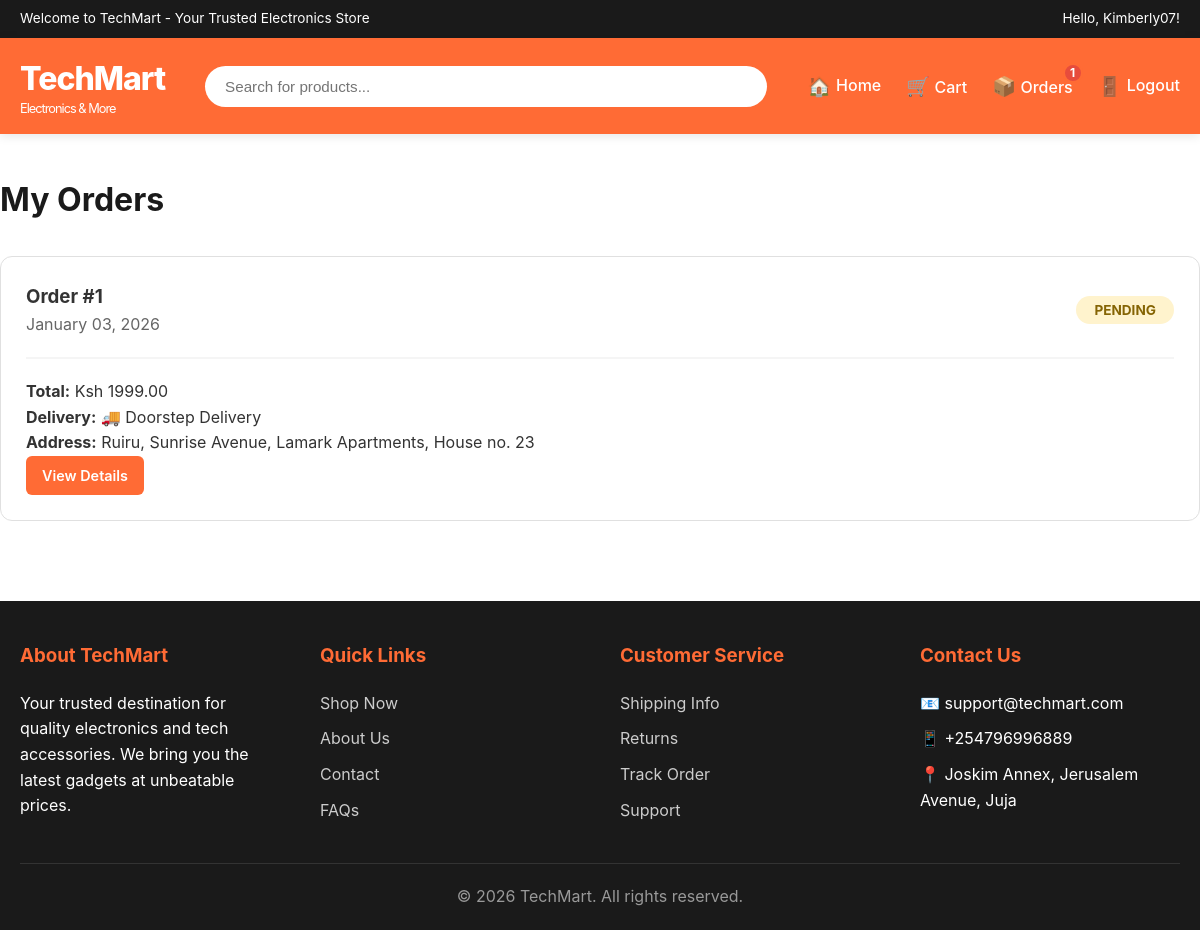
Screenshot of /orders/ (signed in) with the database file from the repository.
### store/models.py (models this page shows, shortened)
class Order(models.Model):
    STATUS_CHOICES = [
        ('pending', 'Pending'),
        ('processing', 'Processing'),
        ('ready_for_pickup', 'Ready for Pickup'),
        ('shipped', 'Shipped'),
        ('delivered', 'Delivered'),
        ('cancelled', 'Cancelled'),
    ]
    DELIVERY_METHOD_CHOICES = [
        ('doorstep', 'Doorstep Delivery'),
        ('store_pickup', 'Store Pickup'),
    ]
    user = models.ForeignKey(User, on_delete=models.CASCADE, related_name='orders')
    customer_name = models.CharField(max_length=200, default='')
    customer_phone = models.CharField(max_length=20, default='')
    total_amount = models.DecimalField(max_digits=10, decimal_places=2)
    status = models.CharField(max_length=20, choices=STATUS_CHOICES, default='pending')
    delivery_method = models.CharField(max_length=20, choices=DELIVERY_METHOD_CHOICES, default='doorstep')
    shipping_address = models.TextField()
    created_at = models.DateTimeField(auto_now_add=True)
    updated_at = models.DateTimeField(auto_now=True)
    class Meta:
        ordering = ['-created_at']

### store/views.py (the view)
# urls.py: path('orders/', views.orders, name='orders'),
@login_required
def orders(request):
    user_orders = Order.objects.filter(user=request.user)
    return render(request, 'store/orders.html', {'orders': user_orders})

### store/context_processors.py (called while the page is built)
def cart_and_orders_context(request):
    context = {
        'cart_count': 0,
        'ongoing_orders_count': 0,
    }
    if request.user.is_authenticated:
        try:
            cart = Cart.objects.get(user=request.user)
            context['cart_count'] = sum(item.quantity for item in cart.items.all())
        except Cart.DoesNotExist:
            context['cart_count'] = 0
        ongoing_orders = Order.objects.filter(
            user=request.user,
            status__in=['pending', 'processing', 'ready_for_pickup', 'shipped']
        ).count()
        context['ongoing_orders_count'] = ongoing_orders
    return context

### templates/store/orders.html (shortened to what this page needs)
{% extends 'base.html' %}
{% block content %}
<h1 class="page-title">My Orders</h1>
{% if orders %}
    {% for order in orders %}
        <div class="order-card">
            <div class="order-header">
                <div>
                    <h3>Order #{{ order.id }}</h3>
                    <p style="color: #666;">{{ order.created_at|date:"F d, Y" }}</p>
                </div>
                <div>
                    <span class="status-badge status-{{ order.status }}">{{ order.get_status_display }}</span>
                </div>
            </div>
            <div>
                <p><strong>Total:</strong> Ksh {{ order.total_amount }}</p>
                <p><strong>Delivery:</strong>
                    {% if order.delivery_method == 'doorstep' %}
                        🚚 Doorstep Delivery
                    {% else %}
                        🏪 Store Pickup
                    {% endif %}
                </p>
                {% if order.delivery_method == 'doorstep' %}
                    <p><strong>Address:</strong> {{ order.shipping_address|truncatewords:10 }}</p>
                {% endif %}
                <a href="{% url 'order_detail' order.id %}" class="btn btn-small">View Details</a>
            </div>
        </div>
    {% endfor %}
{% else %}
    <div class="empty-state">
        <h2>No orders yet</h2>
        <p>Start shopping and place your first order!</p>
        <a href="{% url 'home' %}" class="btn btn-primary">Browse Products</a>
    </div>
{% endif %}
{% endblock %}

### templates/base.html (shortened to what this page needs)
<!DOCTYPE html>
<html lang="en">
<head>
    <link rel="stylesheet" href="/static/css/style.css">
</head>
<body>
    <div class="top-bar">
        <div class="container">
            <div>Welcome to TechMart - Your Trusted Electronics Store</div>
            <div>
                {% if user.is_authenticated %}
                    <span>Hello, {{ user.username }}!</span>
                {% else %}
                    <a href="{% url 'login' %}">Sign In</a> | <a href="{% url 'register' %}">Register</a>
                {% endif %}
            </div>
        </div>
    </div>
    <nav class="navbar">
        <div class="container">
            <a href="{% url 'home' %}" class="logo">
                TechMart
                <span class="logo-sub">Electronics & More</span>
            </a>
            <div class="search-bar">
                <input type="text" placeholder="Search for products..." id="searchInput">
            </div>
            <ul class="nav-links">
                <li><a href="{% url 'home' %}"><span class="nav-icon">🏠</span> Home</a></li>
                {% if user.is_authenticated %}
                    <li>
                        <a href="{% url 'cart' %}" style="position: relative; display: inline-block;">
                            <span class="nav-icon">🛒</span> Cart
                        </a>
                    </li>
                    <li>
                        <a href="{% url 'orders' %}" style="position: relative; display: inline-block;">
                            <span class="nav-icon">📦</span> Orders
                            {% if ongoing_orders_count > 0 %}
                                <span class="badge">{{ ongoing_orders_count }}</span>
                            {% endif %}
                        </a>
                    </li>
                    <li><a href="{% url 'logout' %}"><span class="nav-icon">🚪</span> Logout</a></li>
                {% else %}
                    <li><a href="{% url 'login' %}"><span class="nav-icon">👤</span> Login</a></li>
                {% endif %}
            </ul>
        </div>
    </nav>
    <main>
        {% block content %}
        {% endblock %}
    </main>
    <footer>
        <div class="container">
            <div class="footer-content">
                <div class="footer-section">
                    <h3>About TechMart</h3>
                    <p>Your trusted destination for quality electronics and tech accessories. We bring you the latest gadgets at unbeatable prices.</p>
                </div>
                <div class="footer-section">
                    <h3>Quick Links</h3>
                    <ul>
                        <li><a href="{% url 'home' %}">Shop Now</a></li>
                        <li><a href="{% url 'about' %}">About Us</a></li>
                        <li><a href="{% url 'contact' %}">Contact</a></li>
                        <li><a href="{% url 'faqs' %}">FAQs</a></li>
                    </ul>
                </div>
                <div class="footer-section">
                    <h3>Customer Service</h3>
                    <ul>
                        <li><a href="{% url 'faqs' %}">Shipping Info</a></li>
                        <li><a href="{% url 'faqs' %}">Returns</a></li>
                        <li><a href="{% url 'orders' %}">Track Order</a></li>
                        <li><a href="{% url 'contact' %}">Support</a></li>
                    </ul>
                </div>
                <div class="footer-section">
                    <h3>Contact Us</h3>
                    <ul>
                        <li>📧 support@techmart.com</li>
                        <li>📱 +254796996889</li>
                        <li>📍 Joskim Annex, Jerusalem Avenue, Juja</li>
                    </ul>
                </div>
            </div>
            <div class="footer-bottom">
                <p>&copy; 2026 TechMart. All rights reserved.</p>
            </div>
        </div>
    </footer>
</body>
</html>

### static/css/style.css (style rules this page uses)
* { margin: 0; padding: 0; box-sizing: border-box; }
:root { --primary-color: #FF6B35; --secondary-color: #F7931E; --dark-color: #1a1a1a; --light-gray: #f5f5f5; --border-color: #e0e0e0; --success-color: #27ae60; --danger-color: #e74c3c; --text-color: #333; }
body { font-family: -apple-system, BlinkMacSystemFont, 'Segoe UI', Roboto, 'Helvetica Neue', Arial, sans-serif; line-height: 1.6; color: var(--text-color); background-color: #fff; }
.container { max-width: 1400px; margin: 0 auto; padding: 0 20px; }
.top-bar { background-color: var(--dark-color); color: white; font-size: 0.85rem; padding: 8px 0; }
.top-bar .container { display: flex; justify-content: space-between; align-items: center; }
.navbar { background-color: var(--primary-color); color: white; padding: 15px 0; box-shadow: 0 2px 10px rgba(0,0,0,0.1); position: sticky; top: 0; z-index: 1000; }
.navbar .container { display: flex; justify-content: space-between; align-items: center; }
.logo { font-size: 2rem; font-weight: 800; color: white; text-decoration: none; letter-spacing: -1px; }
.logo-sub { font-size: 0.8rem; font-weight: 400; display: block; margin-top: -5px; }
.search-bar { flex: 1; max-width: 600px; margin: 0 40px; }
.search-bar input { width: 100%; padding: 12px 20px; border: none; border-radius: 25px; font-size: 0.95rem; outline: none; }
.nav-links { display: flex; list-style: none; gap: 25px; align-items: center; }
.nav-links a { color: white; text-decoration: none; font-weight: 500; transition: opacity 0.3s; display: flex; align-items: center; gap: 5px; }
.nav-icon { font-size: 1.2rem; }
.badge { position: absolute; top: -8px; right: -10px; background-color: var(--danger-color); color: white; border-radius: 50%; width: 20px; height: 20px; display: flex; align-items: center; justify-content: center; font-size: 0.75rem; font-weight: bold; border: 2px solid var(--primary-color); }
.btn { display: inline-block; padding: 12px 25px; background-color: var(--primary-color); color: white; text-decoration: none; border: none; border-radius: 6px; cursor: pointer; font-size: 1rem; font-weight: 600; transition: all 0.3s; text-align: center; }
.btn-small { padding: 8px 16px; font-size: 0.9rem; }
.order-card { background: white; padding: 25px; border-radius: 12px; margin-bottom: 20px; border: 1px solid var(--border-color); transition: box-shadow 0.3s; }
.order-header { display: flex; justify-content: space-between; align-items: center; margin-bottom: 20px; padding-bottom: 20px; border-bottom: 2px solid var(--light-gray); }
.status-badge { padding: 6px 18px; border-radius: 20px; font-size: 0.85rem; font-weight: 700; text-transform: uppercase; }
.status-pending { background-color: #fff3cd; color: #856404; }
footer { background-color: var(--dark-color); color: white; padding: 40px 0 20px; margin-top: 80px; }
.footer-content { display: grid; grid-template-columns: repeat(auto-fit, minmax(250px, 1fr)); gap: 40px; margin-bottom: 30px; }
.footer-section h3 { margin-bottom: 20px; color: var(--primary-color); }
.footer-section ul { list-style: none; }
.footer-section ul li { margin-bottom: 10px; }
.footer-section a { color: #ccc; text-decoration: none; transition: color 0.3s; }
.footer-bottom { text-align: center; padding-top: 20px; border-top: 1px solid #333; color: #999; }
.page-title { margin: 40px 0 30px; font-size: 2rem; color: var(--dark-color); font-weight: 700; }

### rows the page displays
Order: id "1", created_at "January 03, 2026", status "PENDING", total_amount "1999.00", delivery_method "🚚 Doorstep Delivery", shipping_address "Ruiru, Sunrise Avenue, Lamark Apartments, House no. 23"

### other values shown
{{ user.username }} "Kimberly07"
{{ ongoing_orders_count }} "1"
